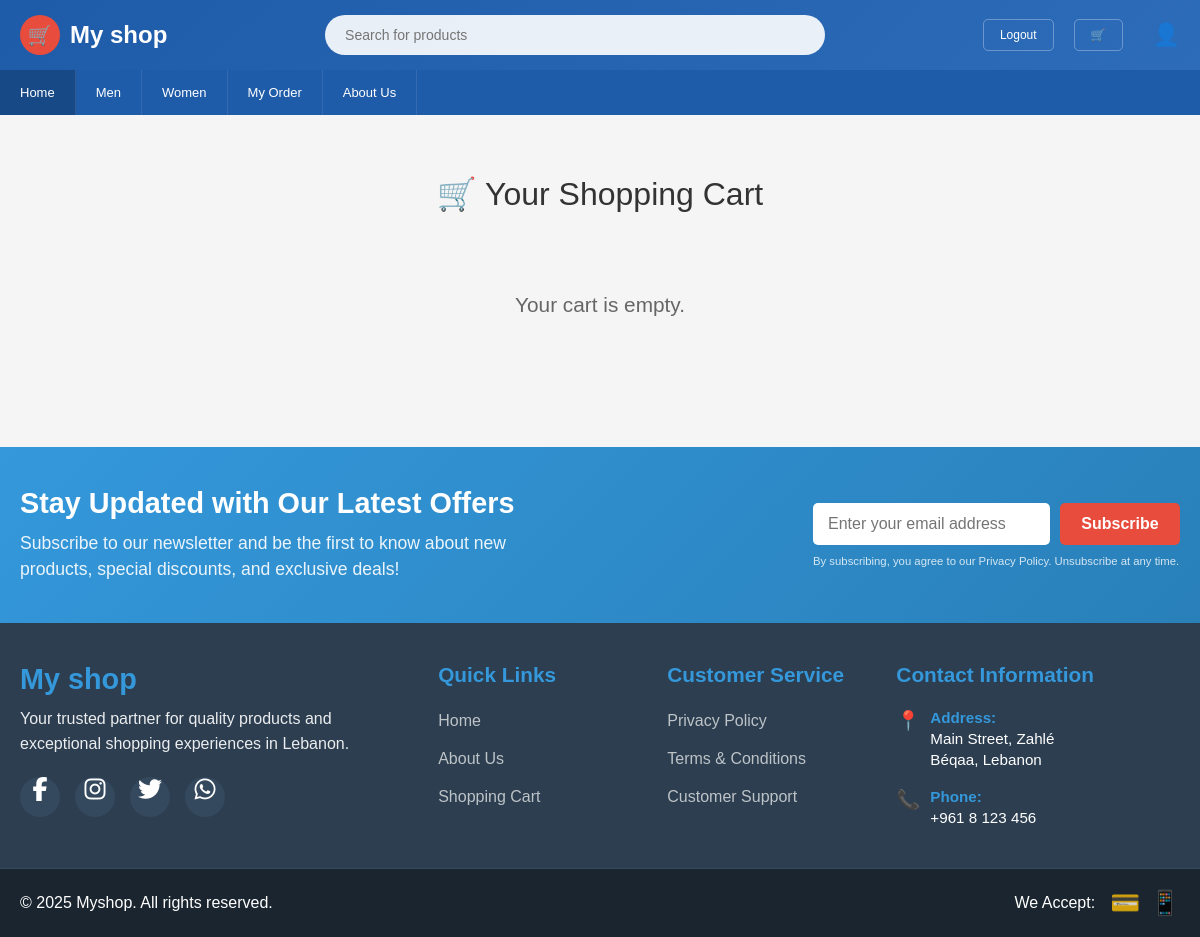
Before: /cart.php (signed in) with the older database file.
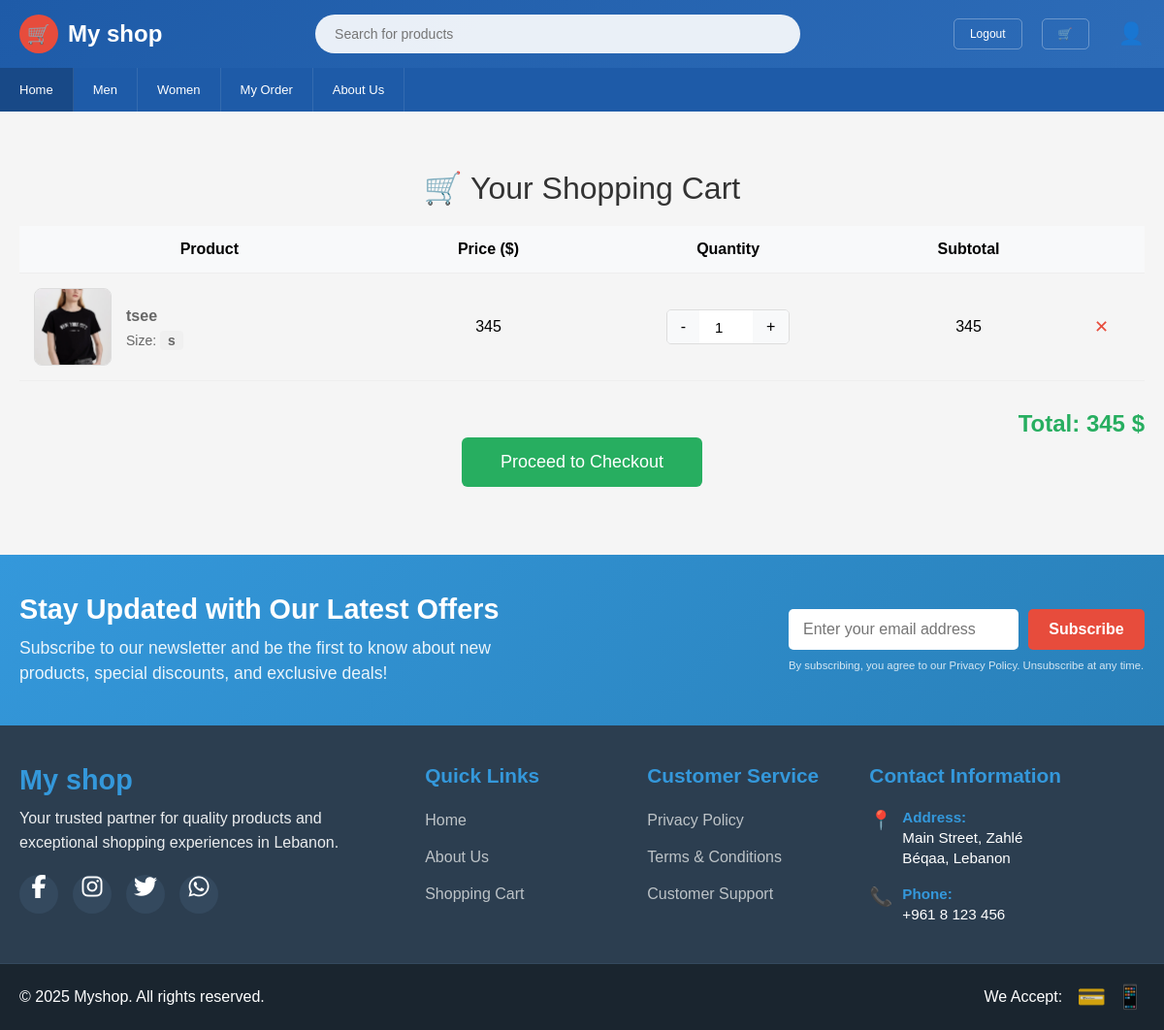
After: the same page with the newer database file.
### tables this page shows
CREATE TABLE IF NOT EXISTS `categories` (
  `category_id` int NOT NULL AUTO_INCREMENT,
  `name` varchar(50) NOT NULL,
  `image` text NOT NULL,
  `description` text,
  `created_at` timestamp NULL DEFAULT CURRENT_TIMESTAMP,
  PRIMARY KEY (`category_id`)
);

CREATE TABLE IF NOT EXISTS `cart_items` (
  `cart_item_id` int NOT NULL AUTO_INCREMENT,
  `cart_id` int NOT NULL,
  `product_id` int NOT NULL,
  `quantity` int NOT NULL,
  `created_at` timestamp NULL DEFAULT CURRENT_TIMESTAMP,
  `selected_size` varchar(50) DEFAULT NULL,
  `selected_color` varchar(50) DEFAULT NULL,
  `updated_at` timestamp NULL DEFAULT CURRENT_TIMESTAMP ON UPDATE CURRENT_TIMESTAMP,
  PRIMARY KEY (`cart_item_id`),
  KEY `cart_id` (`cart_id`),
  KEY `product_id` (`product_id`),
  KEY `idx_cart_items_attributes` (`cart_id`,`product_id`,`selected_size`,`selected_color`)
);

CREATE TABLE IF NOT EXISTS `products` (
  `product_id` int NOT NULL AUTO_INCREMENT,
  `name` varchar(100) NOT NULL,
  `description` text,
  `price` decimal(10,2) NOT NULL,
  `stock_quantity` int NOT NULL DEFAULT '0',
  `category_id` int DEFAULT NULL,
  `created_at` timestamp NULL DEFAULT CURRENT_TIMESTAMP,
  `images` text,
  `sizes` text NOT NULL,
  `colors` varchar(255) DEFAULT NULL,
  PRIMARY KEY (`product_id`),
  KEY `category_id` (`category_id`)
);

### cart.php (the view, shortened to what the rows shown need)
<?php
include 'header.php';
require_once 'config.php';
$user_id = intval($_SESSION['user_id']);
$stmt = $pdo->prepare("
    SELECT ci.cart_item_id,
           ci.quantity,
           ci.selected_size,
           ci.selected_color,
           p.product_id,
           p.name,
           p.price,
           p.stock_quantity,
           p.images,
           p.sizes,
           p.colors
    FROM cart_items ci
    JOIN cart c ON c.cart_id = ci.cart_id
    JOIN products p ON p.product_id = ci.product_id
    WHERE c.user_id = ?
");
$stmt->execute([$user_id]);
$items = $stmt->fetchAll(PDO::FETCH_ASSOC);
?>
<!DOCTYPE html>
<html lang="en">
<head>
    <link rel="stylesheet" href="css/index.css">
</head>
<body>
    <div class="cart-container">
        <?php if (!$items): ?>
            <div class="empty-cart">Your cart is empty.</div>
        <?php else: ?>
            <table class="cart-table">
                <thead>
                    <tr>
                        <th>Product</th>
                        <th>Price ($)</th>
                        <th>Quantity</th>
                        <th>Subtotal</th>
                        <th></th>
                    </tr>
                </thead>
                <tbody>
                    <?php foreach ($items as $item):
                        $thumb = 'assets/placeholder.png';
                        if (!empty($item['images'])) {
                            $decoded = json_decode($item['images'], true);
                            $first   = is_array($decoded) ? $decoded[0] : $item['images'];
                            $thumb   = 'uploads/' . rawurlencode(basename($first));
                        }
                        $in_stock = $item['stock_quantity'] >= $item['quantity'];
                    ?>
                        <tr data-id="<?= $item['cart_item_id']; ?>">
                            <td>
                                <div class="product-details">
                                    <img src="<?= htmlspecialchars($thumb); ?>" alt="" class="item-img">
                                    <div class="product-info">
                                        <div class="product-name"><?= htmlspecialchars($item['name']); ?></div>
                                        <div class="product-attributes">
                                            <?php if (!empty($item['selected_size'])): ?>
                                                <span class="attribute-item">
                                                    Size: <span class="size-badge"><?= htmlspecialchars($item['selected_size']); ?></span>
                                                </span>
                                            <?php endif; ?>
                                        </div>
                                    </div>
                                </div>
                            </td>
                            <td><?= number_format($item['price'], 0, '.', ','); ?></td>
                            <td>
                                <?php if ($in_stock): ?>
                                    <div class="qty-controls">
                                        <button class="qty-btn minus">-</button>
                                        <input type="number" class="qty-input" value="<?= $item['quantity']; ?>" min="1" max="<?= $item['stock_quantity']; ?>">
                                        <button class="qty-btn plus">+</button>
                                    </div>
                                <?php else: ?>
                                    <span style="color:#e74c3c;font-weight:bold;">Out of stock</span>
                                <?php endif; ?>
                            </td>
                            <td class="subtotal"><?= number_format($item['price'] * $item['quantity'], 0, '.', ','); ?></td>
                            <td>
                                <span class="remove-btn" data-id="<?= $item['cart_item_id'] ?>" title="Remove item">✕</span>
                            </td>
                        </tr>
                    <?php endforeach; ?>
                </tbody>
            </table>
        <?php endif; ?>
    </div>
    <?php include 'footer.php'; ?>
</body>
</html>

### header.php (shortened to what the rows shown need)
    <?php
     include 'config.php';
$category_stmt = $pdo->query("SELECT category_id, name FROM categories ORDER BY name ASC");
$categories = $category_stmt->fetchAll(PDO::FETCH_ASSOC);
?>
  <nav class="navigation">
    <div class="nav-content">
        <a href="index.php" class="nav-item categories">Home</a>
        <?php foreach ($categories as $cat): ?>
            <a href="category.php?id=<?php echo $cat['category_id']; ?>" class="nav-item">
                <?php echo htmlspecialchars($cat['name']); ?>
            </a>
        <?php endforeach; ?>
         <?php if (isset($_SESSION['user_id'])): ?>
    <a href="orders.php" class="nav-item">My Order</a>
<?php endif; ?>
        <a href="about.php" class="nav-item ">About Us</a>
    </div>
</nav>

Changed rows visible on the page:
added cart_items: product.images (picture), product.name "tsee", selected_size "s", product.price "345", quantity "1", $item['price'] * $item['quantity'] "345"
Other visible differences:
$grand_total: (not shown) → "345"
text no longer shown: "Your cart is empty."
text now shown: "Product Price ($) Quantity Subtotal Total: $ Proceed to Checkout"
